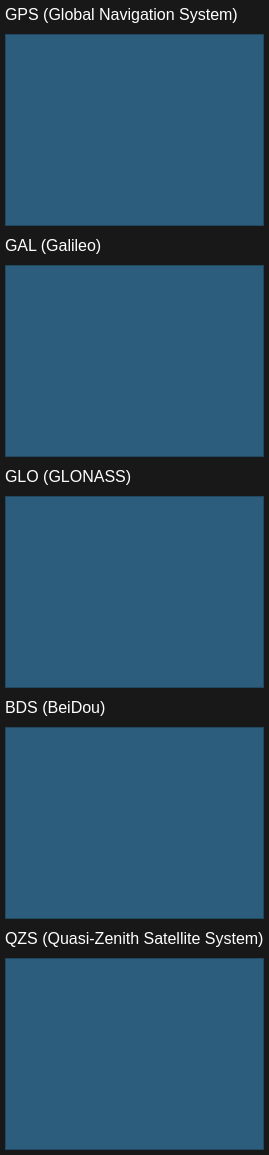
          <widget class="QWidget" name="constellationsTab">
           <property name="styleSheet">
            <string notr="true">background-color: rgb(24, 24, 24); color: rgb(255, 255, 255);</string>
           </property>
           <attribute name="title">
            <string>Constellations</string>
           </attribute>
           <layout class="QGridLayout" name="constellationsGridLayout">
            <property name="sizeConstraint">
             <enum>QLayout::SizeConstraint::SetDefaultConstraint</enum>
            </property>
            <property name="leftMargin">
             <number>5</number>
            </property>
            <property name="topMargin">
             <number>5</number>
            </property>
            <property name="rightMargin">
             <number>5</number>
            </property>
            <property name="bottomMargin">
             <number>5</number>
            </property>
            <property name="horizontalSpacing">
             <number>8</number>
            </property>
            <property name="verticalSpacing">
             <number>10</number>
            </property>
            <item row="7" column="0">
             <widget class="QLabel" name="bdsLabel">
              <property name="enabled">
               <bool>true</bool>
              </property>
              <property name="sizePolicy">
               <sizepolicy hsizetype="Expanding" vsizetype="Preferred">
                <horstretch>0</horstretch>
                <verstretch>0</verstretch>
               </sizepolicy>
              </property>
              <property name="font">
               <font>
                <pointsize>12</pointsize>
               </font>
              </property>
              <property name="text">
               <string>BDS (BeiDou)</string>
              </property>
              <property name="alignment">
               <set>Qt::AlignmentFlag::AlignBottom|Qt::AlignmentFlag::AlignLeading|Qt::AlignmentFlag::AlignLeft</set>
              </property>
             </widget>
            </item>
            <item row="8" column="0">
             <widget class="QListWidget" name="bdsListWidget">
              <property name="font">
               <font>
                <pointsize>11</pointsize>
               </font>
              </property>
              <property name="styleSheet">
               <string notr="true">background-color: #2c5d7c;
    color: white;</string>
              </property>
              <property name="dragEnabled">
               <bool>true</bool>
              </property>
              <property name="dragDropMode">
               <enum>QAbstractItemView::DragDropMode::DragDrop</enum>
              </property>
              <property name="defaultDropAction">
               <enum>Qt::DropAction::MoveAction</enum>
              </property>
              <property name="selectionMode">
               <enum>QAbstractItemView::SelectionMode::ExtendedSelection</enum>
              </property>
              <property name="selectionBehavior">
               <enum>QAbstractItemView::SelectionBehavior::SelectItems</enum>
              </property>
             </widget>
            </item>
            <item row="6" column="0">
             <widget class="QListWidget" name="gloListWidget">
              <property name="font">
               <font>
                <pointsize>11</pointsize>
               </font>
              </property>
              <property name="styleSheet">
               <string notr="true">background-color: #2c5d7c;
    color: white;</string>
              </property>
              <property name="dragEnabled">
               <bool>true</bool>
              </property>
              <property name="dragDropMode">
               <enum>QAbstractItemView::DragDropMode::DragDrop</enum>
              </property>
              <property name="defaultDropAction">
               <enum>Qt::DropAction::MoveAction</enum>
              </property>
              <property name="selectionMode">
               <enum>QAbstractItemView::SelectionMode::ExtendedSelection</enum>
              </property>
              <property name="selectionBehavior">
               <enum>QAbstractItemView::SelectionBehavior::SelectItems</enum>
              </property>
             </widget>
            </item>
            <item row="5" column="0">
             <widget class="QLabel" name="gloLabel">
              <property name="enabled">
               <bool>true</bool>
              </property>
              <property name="sizePolicy">
               <sizepolicy hsizetype="Expanding" vsizetype="Preferred">
                <horstretch>0</horstretch>
                <verstretch>0</verstretch>
               </sizepolicy>
              </property>
              <property name="font">
               <font>
                <pointsize>12</pointsize>
               </font>
              </property>
              <property name="text">
               <string>GLO (GLONASS)</string>
              </property>
              <property name="alignment">
               <set>Qt::AlignmentFlag::AlignBottom|Qt::AlignmentFlag::AlignLeading|Qt::AlignmentFlag::AlignLeft</set>
              </property>
             </widget>
            </item>
            <item row="9" column="0">
             <widget class="QLabel" name="qzsLabel">
              <property name="enabled">
               <bool>true</bool>
              </property>
              <property name="sizePolicy">
               <sizepolicy hsizetype="Expanding" vsizetype="Preferred">
                <horstretch>0</horstretch>
                <verstretch>0</verstretch>
               </sizepolicy>
              </property>
              <property name="font">
               <font>
                <pointsize>12</pointsize>
               </font>
              </property>
              <property name="text">
               <string>QZS (Quasi-Zenith Satellite System)</string>
              </property>
              <property name="alignment">
               <set>Qt::AlignmentFlag::AlignBottom|Qt::AlignmentFlag::AlignLeading|Qt::AlignmentFlag::AlignLeft</set>
              </property>
             </widget>
            </item>
            <item row="2" column="0">
             <widget class="QListWidget" name="gpsListWidget">
              <property name="font">
               <font>
                <pointsize>11</pointsize>
               </font>
              </property>
              <property name="styleSheet">
               <string notr="true">background-color: #2c5d7c;
    color: white;</string>
              </property>
              <property name="dragEnabled">
               <bool>true</bool>
              </property>
              <property name="dragDropMode">
               <enum>QAbstractItemView::DragDropMode::DragDrop</enum>
              </property>
              <property name="defaultDropAction">
               <enum>Qt::DropAction::MoveAction</enum>
              </property>
              <property name="selectionMode">
               <enum>QAbstractItemView::SelectionMode::ExtendedSelection</enum>
              </property>
              <property name="selectionBehavior">
               <enum>QAbstractItemView::SelectionBehavior::SelectItems</enum>
              </property>
             </widget>
            </item>
            <item row="4" column="0">
             <widget class="QListWidget" name="galListWidget">
              <property name="font">
               <font>
                <pointsize>11</pointsize>
               </font>
              </property>
              <property name="styleSheet">
               <string notr="true">background-color: #2c5d7c;
    color: white;</string>
              </property>
              <property name="dragEnabled">
               <bool>true</bool>
              </property>
              <property name="dragDropMode">
               <enum>QAbstractItemView::DragDropMode::DragDrop</enum>
              </property>
              <property name="defaultDropAction">
               <enum>Qt::DropAction::MoveAction</enum>
              </property>
              <property name="selectionMode">
               <enum>QAbstractItemView::SelectionMode::ExtendedSelection</enum>
              </property>
              <property name="selectionBehavior">
               <enum>QAbstractItemView::SelectionBehavior::SelectItems</enum>
              </property>
             </widget>
            </item>
            <item row="3" column="0">
             <widget class="QLabel" name="galLabel">
              <property name="enabled">
               <bool>true</bool>
              </property>
              <property name="sizePolicy">
               <sizepolicy hsizetype="Expanding" vsizetype="Preferred">
                <horstretch>0</horstretch>
                <verstretch>0</verstretch>
               </sizepolicy>
              </property>
              <property name="font">
               <font>
                <pointsize>12</pointsize>
               </font>
              </property>
              <property name="text">
               <string>GAL (Galileo)</string>
              </property>
              <property name="alignment">
               <set>Qt::AlignmentFlag::AlignBottom|Qt::AlignmentFlag::AlignLeading|Qt::AlignmentFlag::AlignLeft</set>
              </property>
             </widget>
            </item>
            <item row="10" column="0">
             <widget class="QListWidget" name="qzsListWidget">
              <property name="font">
               <font>
                <pointsize>11</pointsize>
               </font>
              </property>
              <property name="styleSheet">
               <string notr="true">background-color: #2c5d7c;
    color: white;</string>
              </property>
              <property name="dragEnabled">
               <bool>true</bool>
              </property>
              <property name="dragDropMode">
               <enum>QAbstractItemView::DragDropMode::DragDrop</enum>
              </property>
              <property name="defaultDropAction">
               <enum>Qt::DropAction::MoveAction</enum>
              </property>
              <property name="selectionMode">
               <enum>QAbstractItemView::SelectionMode::ExtendedSelection</enum>
              </property>
              <property name="selectionBehavior">
               <enum>QAbstractItemView::SelectionBehavior::SelectItems</enum>
              </property>
             </widget>
            </item>
            <item row="1" column="0">
             <widget class="QLabel" name="gpsLabel">
              <property name="enabled">
               <bool>true</bool>
              </property>
              <property name="sizePolicy">
               <sizepolicy hsizetype="Expanding" vsizetype="Preferred">
                <horstretch>0</horstretch>
                <verstretch>0</verstretch>
               </sizepolicy>
              </property>
              <property name="font">
               <font>
                <pointsize>12</pointsize>
               </font>
              </property>
              <property name="text">
               <string>GPS (Global Navigation System)</string>
              </property>
              <property name="alignment">
               <set>Qt::AlignmentFlag::AlignBottom|Qt::AlignmentFlag::AlignLeading|Qt::AlignmentFlag::AlignLeft</set>
              </property>
             </widget>
            </item>
           </layout>
          </widget>
